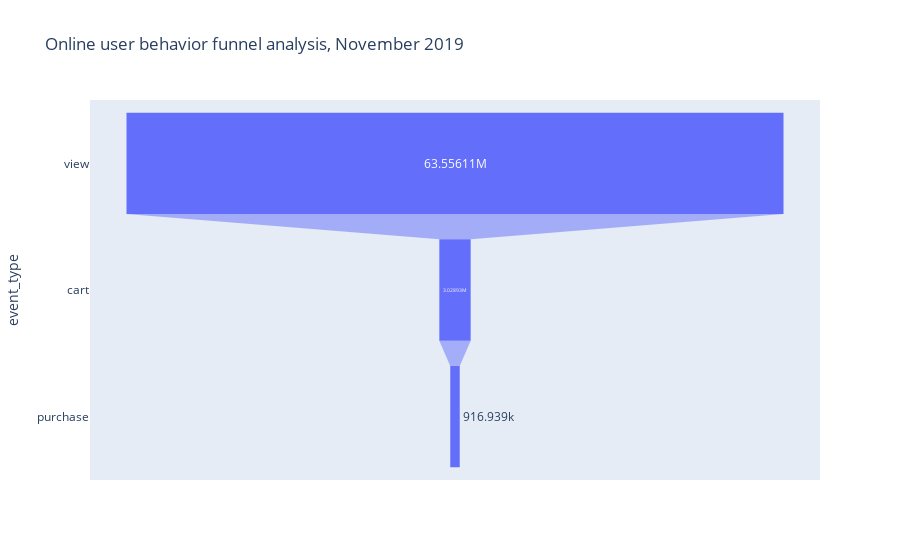

Notebook code for this chart:
### Markdown cell above
#### Monthly User Behavior Funnel Chart

### Code cell
import pandas as pd
import plotly.express as px

# Assuming you have a column 'event_type' and 'event_time' in your DataFrame df_Nov
# Replace 'November' with the actual month you want to analyze
month = 'November'

# Convert 'event_time' to datetime if it's not already
df_Nov['event_time'] = pd.to_datetime(df_Nov['event_time'])

# Filter for the specified month and remove 'remove_from_cart'
user_behavior = df_Nov[(df_Nov['event_time'].dt.month_name() == month) & 
                       (df_Nov['event_type'] != 'remove_from_cart')]

# Count the occurrences of each event type
event_type_count = user_behavior['event_type'].value_counts()

# Sort the data by count in descending order
event_type_count = event_type_count.sort_values(ascending=False)

# Create and display the funnel chart
fig = px.funnel(event_type_count, x=event_type_count.values, y=event_type_count.index, 
                title=f"Online user behavior funnel analysis, {month} 2019")
fig.show()

### Figure 1 — Plotly figure (JSON) as saved in the notebook; plotly's stock layout.template omitted (floating-point values rounded to 4 significant figures)
{"data": [{"hovertemplate": "x=%{x}<br>event_type=%{y}<extra></extra>", "legendgroup": "", "marker": {"color": "#636efa"}, "name": "", "orientation": "h", "showlegend": false, "type": "funnel", "x": [63556110, 3028930, 916939], "xaxis": "x", "y": ["view", "cart", "purchase"], "yaxis": "y"}], "layout": {"legend": {"tracegroupgap": 0}, "title": {"text": "Online user behavior funnel analysis, November 2019"}, "xaxis": {"anchor": "y", "domain": [0, 1], "title": {"text": "x"}}, "yaxis": {"anchor": "x", "domain": [0, 1], "title": {"text": "event_type"}}}}
